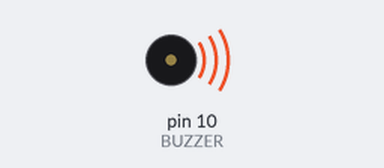
This sketch was run on a simulated Arduino Uno, built with avr-gcc and run on an emulated ATmega328P. On the bench: buzzer (waves = sounding).

Above: at 0.1 s.
At 13.6 s:
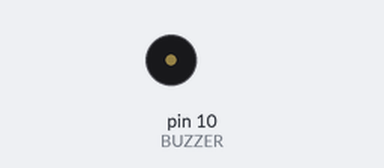
Timing chart, 0 to 15.1 s (numbered marks = the images above):
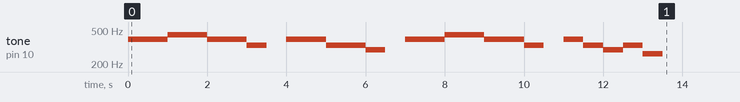

The sketch:

melody1.ino
```cpp
const int melody[] = {
  262,//도
  294,
  330,
  349,
  392,
  440,
  494,
  523
};

// 상수 변수
//const int BUZZER = 10;
// c/c++ 사용 문법
#define BUZZER 10
void setup() {
  tone(BUZZER, melody[4], 500);
  delay(500);
  tone(BUZZER, melody[4], 500);
  delay(500);
  tone(BUZZER, melody[5], 500);
  delay(500);
  tone(BUZZER, melody[5], 500);
  delay(500);
  tone(BUZZER, melody[4], 500);
  delay(500);
  tone(BUZZER, melody[4], 500);
  delay(500);
  tone(BUZZER, melody[2], 500);
  delay(1000);
  tone(BUZZER, melody[4], 500);
  delay(500);
  tone(BUZZER, melody[4], 500);
  delay(500);
  tone(BUZZER, melody[2], 500);
  delay(500);
  tone(BUZZER, melody[2], 500);
  delay(500);
  tone(BUZZER, melody[1], 500);
  delay(1000);
  tone(BUZZER, melody[4], 500);
  delay(500);
  tone(BUZZER, melody[4], 500);
  delay(500);
  tone(BUZZER, melody[5], 500);
  delay(500);
  tone(BUZZER, melody[5], 500);
  delay(500);
  tone(BUZZER, melody[4], 500);
  delay(500);
  tone(BUZZER, melody[4], 500);
  delay(500);
  tone(BUZZER, melody[2], 500);
  delay(1000);
  tone(BUZZER, melody[4], 500);
  delay(500);
  tone(BUZZER, melody[2], 500);
  delay(500);
  tone(BUZZER, melody[1], 500);
  delay(500);
  tone(BUZZER, melody[2], 500);
  delay(500);
  tone(BUZZER, melody[0], 500);
 }

void loop() {

}
```

Measured:
- by itself, tone on pin 10 (BUZZER): plays 392 Hz for 1.0 s, 440 Hz for 1.0 s, 392 Hz for 1.0 s, 330 Hz for 0.50 s, 392 Hz for 1.0 s, 330 Hz for 1.0 s … (16 notes in this stretch)
